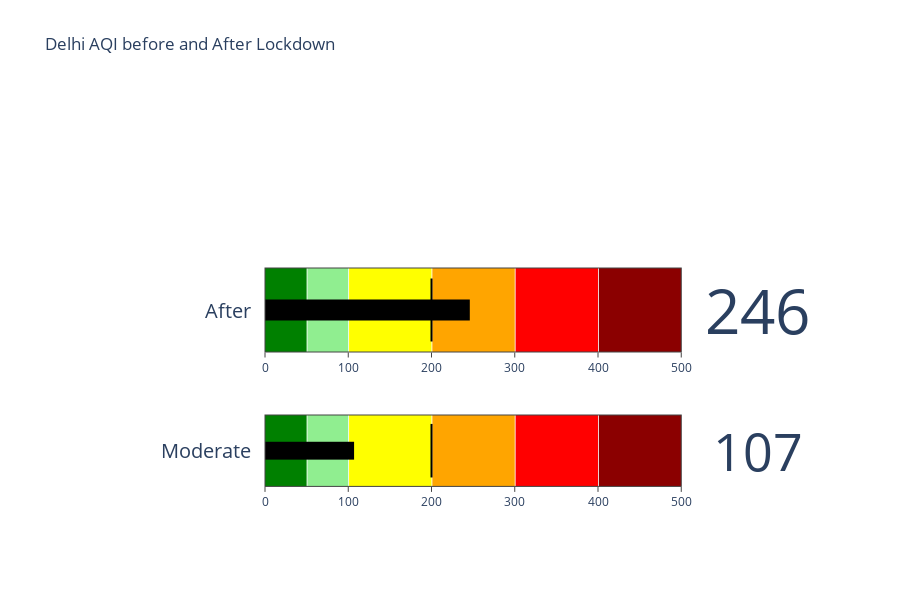

Notebook source saved alongside this figure:
### Code cell
gauge(aqi_value_before = 107,aqi_value_after = 246,aqi_bucket_before = 'Moderate',aqi_bucket_after = 'After',title = 'Delhi AQI before and After Lockdown')

### Figure 1 — Plotly figure (JSON) as saved in the notebook; plotly's stock layout.template omitted (floating-point values rounded to 4 significant figures)
{"data": [{"domain": {"x": [0.25, 1], "y": [0.08, 0.25]}, "gauge": {"axis": {"range": [null, 500]}, "bar": {"color": "black"}, "shape": "bullet", "steps": [{"color": "green", "range": [0, 50]}, {"color": "lightgreen", "range": [51, 100]}, {"color": "yellow", "range": [101, 200]}, {"color": "orange", "range": [201, 300]}, {"color": "red", "range": [301, 400]}, {"color": "darkred", "range": [401, 500]}], "threshold": {"line": {"color": "black", "width": 2}, "thickness": 0.75, "value": 200}}, "mode": "number+gauge", "title": {"text": "Moderate"}, "type": "indicator", "value": 107}, {"domain": {"x": [0.25, 1], "y": [0.4, 0.6]}, "gauge": {"axis": {"range": [null, 500]}, "bar": {"color": "black"}, "shape": "bullet", "steps": [{"color": "green", "range": [0, 50]}, {"color": "lightgreen", "range": [51, 100]}, {"color": "yellow", "range": [101, 200]}, {"color": "orange", "range": [201, 300]}, {"color": "red", "range": [301, 400]}, {"color": "darkred", "range": [401, 500]}], "threshold": {"line": {"color": "black", "width": 2}, "thickness": 0.75, "value": 200}}, "mode": "number+gauge", "title": {"text": "After"}, "type": "indicator", "value": 246}], "layout": {"height": 600, "title": {"text": "Delhi AQI before and After Lockdown"}}}
